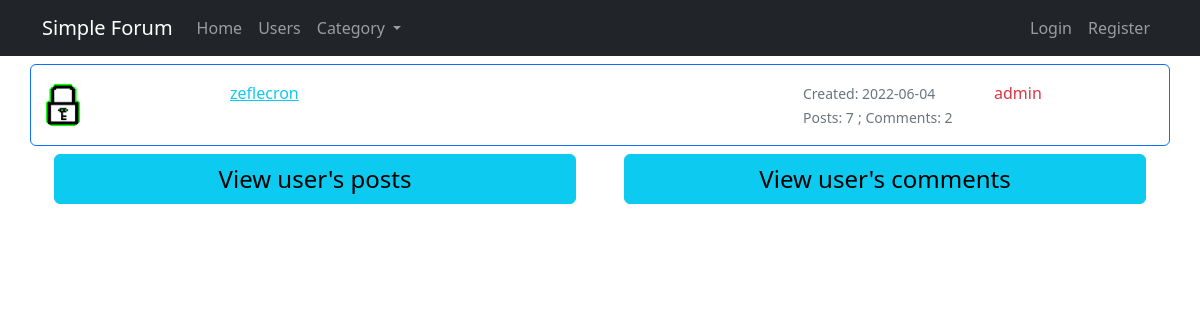
The app's page /view_user/zeflecron with its own data.
### models.py (models this page shows, shortened)
class User(db.Model, UserMixin):
    id = db.Column(db.Integer, primary_key=True)
    username = db.Column(db.String(20), unique=True, nullable=False)
    email = db.Column(db.String(100), unique=True, nullable=False)
    password = db.Column(db.String(20), nullable=False)
    prof_pic = db.Column(db.String(60), nullable=False, default='default.png')
    date_created = db.Column(db.DateTime, nullable=False,
                             default=datetime.utcnow)
    description = db.Column(db.String(80), nullable=True, default='')
    role = db.Column(db.String(10), nullable=False, default='member')
    posts = db.relationship('Post', backref='user_post', lazy=True)
    comments = db.relationship('Comment', backref='user_comment', lazy=True)

### routes.py (the view)
@app.route("/view_user/<string:username>")
def view_user(username):
    user = User.query.filter_by(username=username).first_or_404()
    return render_template('view_user.html', title='view_user', user=user)

### templates/view_user.html (shortened to what this page needs)
{% extends "layout.html" %}
{% block content %}
    <div class="container border border-primary rounded mt-2 p-2">
        <div class="row">
            <div class="col-sm-2 pt-2 pb-2">
                <img class="rounded-circle users-img" src="{{ url_for('static', filename='prof_pics/' + user.prof_pic) }}">
            </div>
            <div class="col-sm-2 pt-2 pb-2">
                <a class="text-info" href="{{ url_for('view_user', username=user.username) }}">{{ user.username }}</a>
            </div>
            <div class="col-sm-4 pt-2">
            </div>
            <div class="col-sm-2 pt-2 pb-2">
                <small class="text-muted">Created: {{ user.date_created.strftime('%Y-%m-%d') }}</small><br>
                <small class="text-muted">Posts: {{ user.posts|length }}</small>
                <small class="text-muted">; Comments: {{ user.comments|length }}</small>
            </div>
            <div class="col-sm-1 pt-2 pb-2">
                {% if user.role == 'member' %}
                    <p class="text-success">{{ user.role }}</p>
                {% else %}
                    <p class="text-danger">{{ user.role }}</p>
                {% endif %}
            </div>
        </div>
    </div>
    <div class="container">
        <div class="row">
            <div class="col-sm">
                <div class="container mt-2">
                    <a class="btn btn-info mb-4 fs-4 d-flex justify-content-center text-center" href="{{ url_for('user_posts', username=user.username) }}">View user's posts</a>
                </div>
            </div>
            <div class="col-sm">
                <div class="container mt-2">
                    <a class="btn btn-info mb-4 fs-4 d-flex justify-content-center text-center" href="{{ url_for('user_comments', username=user.username) }}">View user's comments</a>
                </div>
            </div>
        </div>
    </div>
{% endblock content %}

### static/style.css (style rules this page uses)
.users-img { width: 3em; height: 3em; overflow: hidden; }

### records on screen
User: prof_pic (picture), username "zeflecron", date_created "2022-06-04", role "admin"

### other values on screen
{{ user.posts|length }} "7"
{{ user.comments|length }} "2"
